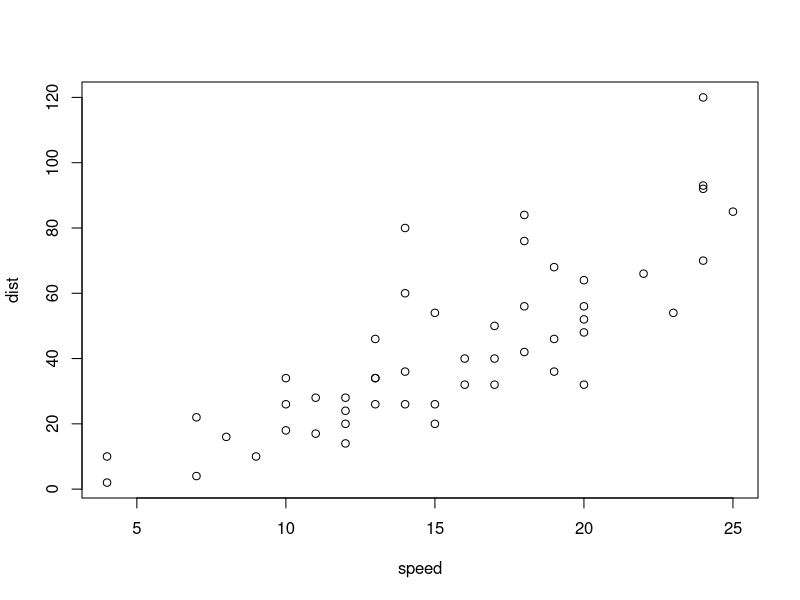
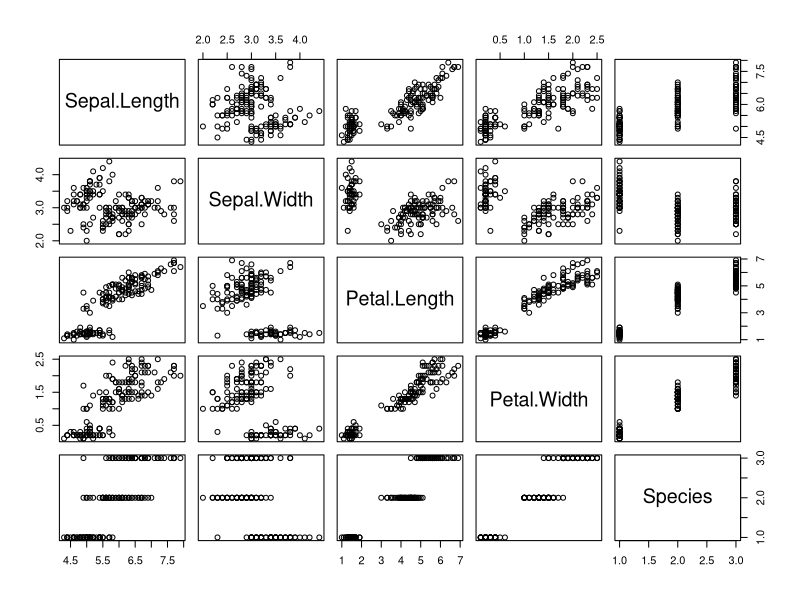
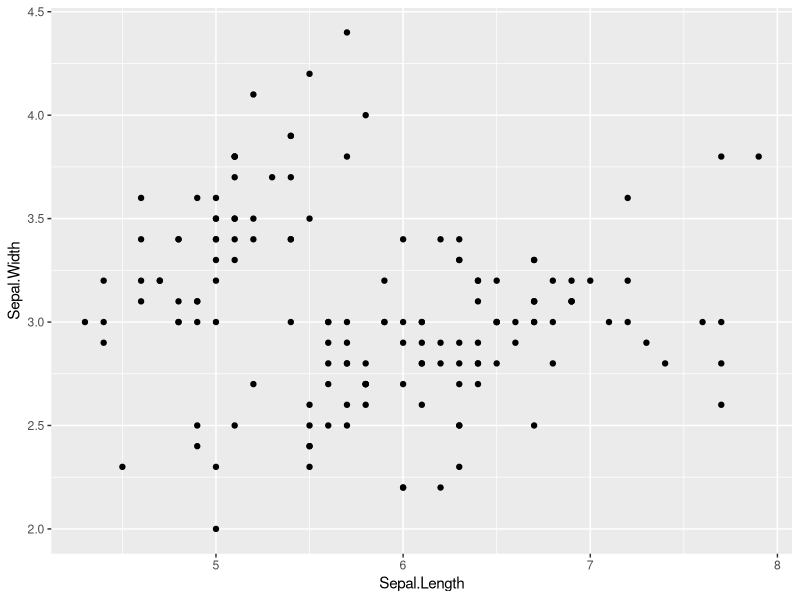

The R script that drew these images, in order:
## ---- chunk 1
plot(cars)
## ---- chunk 2
plot(iris)
## ---- chunk 3
head(iris)
str(iris)

## ---- chunk 4
library(ggplot2)
ggplot(iris, aes(Sepal.Length, Sepal.Width)) + geom_point()
